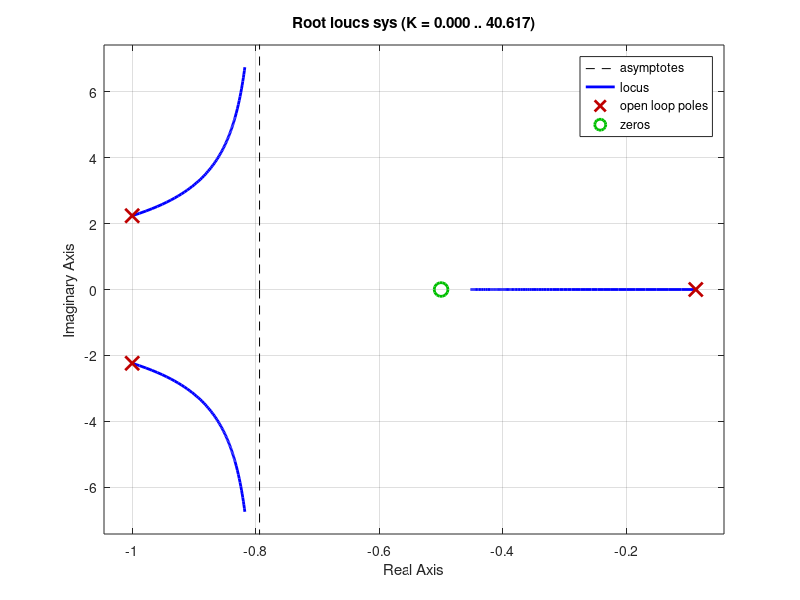

Here is the MATLAB script that generated this plot: (Note: this script raises an error after producing the figure.)
close all
clear all
clc

num = conv([1 0.5],[1]);
den = conv([1 0.0877],[1 2 6]);

sys = tf(num,den)

rlocus(sys);
sgrid(0.1659,0);
